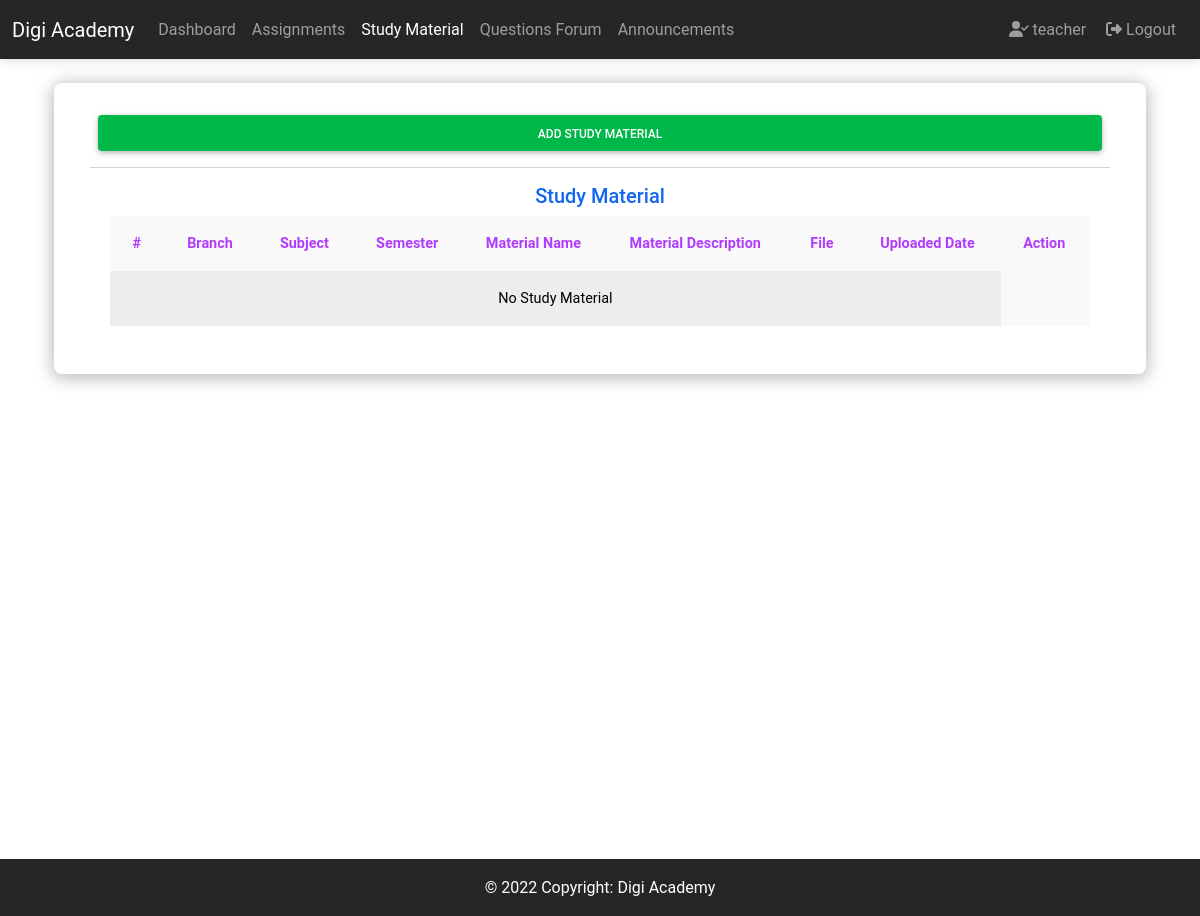
The app's page /sta/t/study_material/ (signed in), older data.
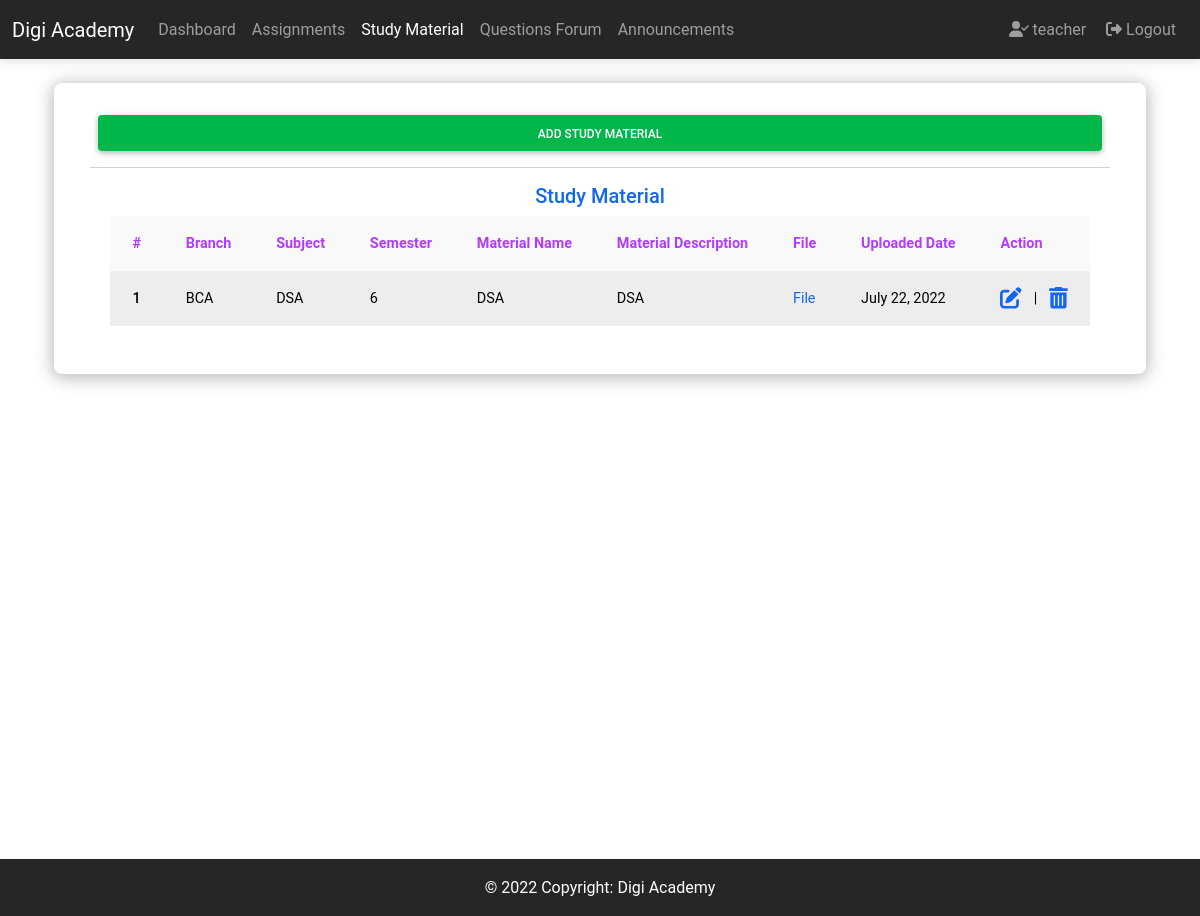
The same page, newer data.
### sta/models.py (models this page shows, shortened)
class StudyMaterial(models.Model):
    teacher = models.ForeignKey(
        User, on_delete=models.CASCADE, related_name='study_materials')
    branch = models.CharField(max_length=100)
    semester = models.CharField(max_length=100)
    subject = models.CharField(max_length=100)
    study_material_name = models.CharField(max_length=100)
    study_material_description = models.TextField()
    study_material_file = models.FileField(upload_to=get_upload_to)
    uploaded_date = models.DateTimeField(auto_now_add=True)
    class Meta:
        ordering = ['-uploaded_date']
        verbose_name = 'Study Material'
        verbose_name_plural = 'Study Materials'

### sta/views.py (the view)
# urls.py: path('t/study_material/', views.tea_study_material, name='tea_study_material'),
@teacher_required
def tea_study_material(request):
    user = request.user
    study_materials = StudyMaterial.objects.filter(teacher=user)
    context = {
        'title': 'Teacher Study Material',
        'navbar_active': 'TeaStudyMaterial',
        'study_materials': study_materials,
    }
    return render(request, 'sta/tea_study_material.html', context)

### sta/templates/sta/tea_study_material.html (shortened to what this page needs)
{% extends "base.html" %}
{% block navbar %}
    {% include "components/navbar.html" %}
{% endblock navbar %}
{% block content %}
    <div class="container height-adjustment">
        <div class="row p-4">
            <div class="card shadow-custom">
                <div class="card-body">
                    <div class="row my-2 mx-2">
                        <a href="{% url 'sta:create_study_material' %}"
                           class="btn btn-block btn-success">Add Study Material</a>
                    </div>
                    <hr/>
                    <div class="row my-2 mx-2">
                        <h5 class="text-center text-primary">Study Material</h5>
                        <div class="table-responsive">
                            <table class="table table-striped table-hover table-borderless table-light border-warning">
                                <thead>
                                <tr class="text-secondary ">
                                    <th scope="col" class="fw-bold">#</th>
                                    <th scope="col" class="fw-bold">Branch</th>
                                    <th scope="col" class="fw-bold">Subject</th>
                                    <th scope="col" class="fw-bold">Semester</th>
                                    <th scope="col" class="fw-bold">Material Name</th>
                                    <th scope="col" class="fw-bold">Material Description</th>
                                    <th scope="col" class="fw-bold">File</th>
                                    <th scope="col" class="fw-bold">Uploaded Date</th>
                                    <th scope="col" class="fw-bold">Action</th>
                                </tr>
                                </thead>
                                <tbody>
                                {% for s in study_materials %}
                                    <tr>
                                        <th scope="row">{{ forloop.counter }}</th>
                                        <td>{{ s.branch }}</td>
                                        <td>{{ s.subject }}</td>
                                        <td>{{ s.semester }}</td>
                                        <td>{{ s.study_material_name }}</td>
                                        <td>{{ s.study_material_description }}</td>
                                        <td>
                                            <a href="
                                                    {% if s.study_material_file %}{{ s.study_material_file.url }}{% else %}#{% endif %}">File</a>
                                        </td>
                                        <td>{{ s.uploaded_date|date }}</td>
                                        <td style="width: 1%; white-space: nowrap">
                                            <a href="{% url 'sta:edit_study_material' s.pk %}" class="me-2"><i
                                                    class="fas fa-edit fa-xl"></i>
                                            </a>|
                                            <a href="#" class="ms-2" data-mdb-toggle="modal"
                                               data-mdb-target="#delete-assignment" id="delete-btn"
                                               data-id="{{ s.pk }}"><i
                                                    class="fa-solid fa-trash-can fa-xl"></i>
                                            </a>
                                        </td>
                                    </tr>
                                {% empty %}
                                    <tr>
                                        <td colspan="8" class="text-center">No Study Material</td>
                                    </tr>
                                {% endfor %}
                                </tbody>
                            </table>
                        </div>
                    </div>
                </div>
            </div>
        </div>
    </div>
{% endblock content %}
{% block footer %}
    {% include "components/footer.html" %}
{% endblock footer %}

Row changes from the older to the newer data that the page shows:
added StudyMaterial: branch "BCA", subject "DSA", semester "6", study_material_name "DSA", study_material_description "DSA", uploaded_date "July 22, 2022"
Text that changed along with them:
text no longer shown: "No Study Material"
